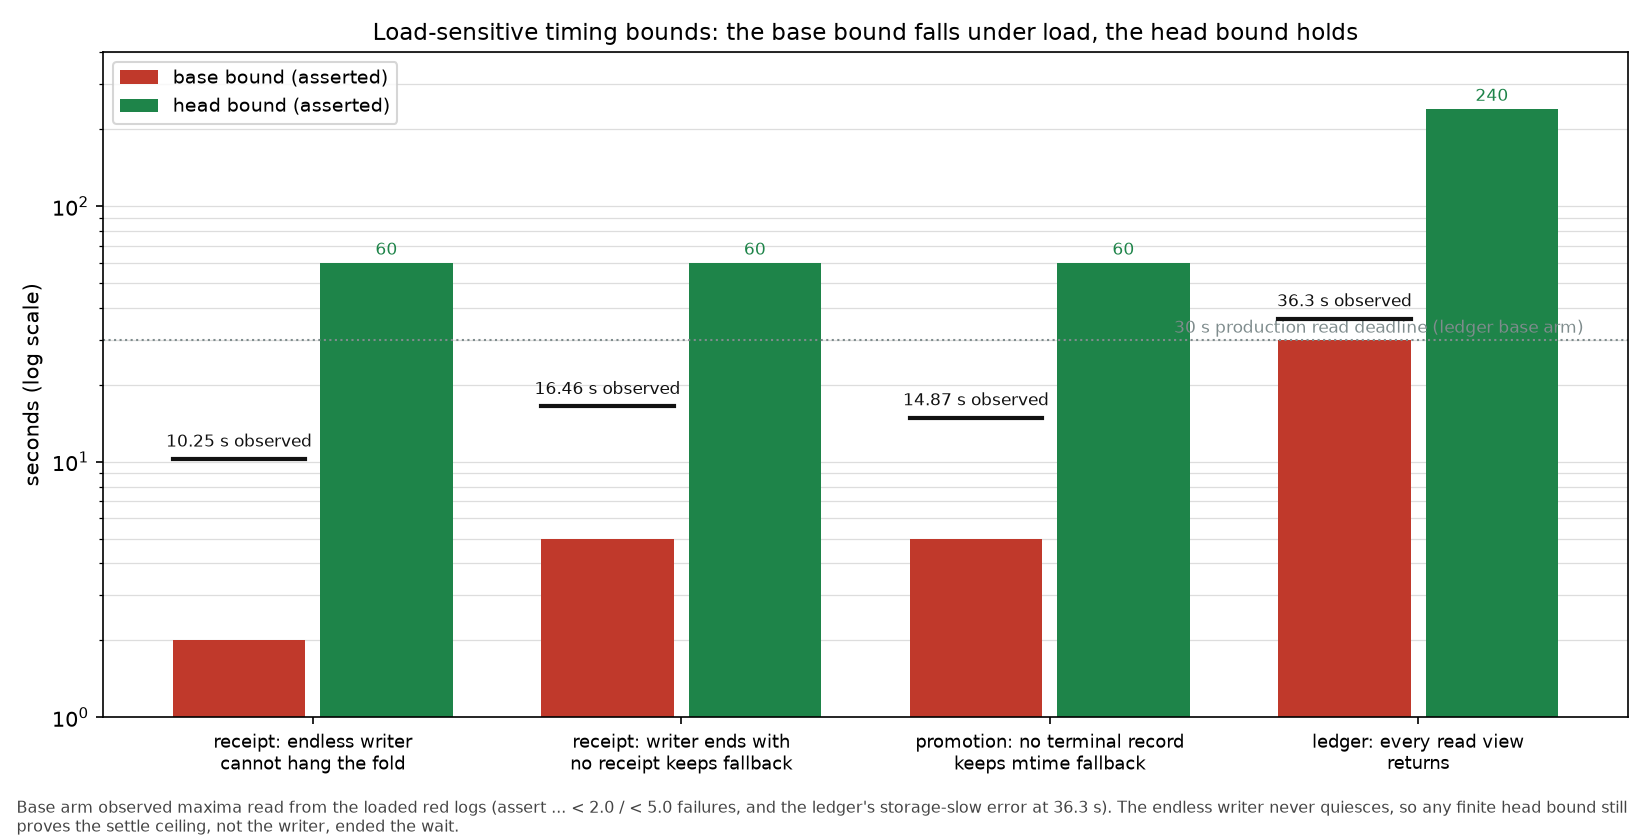

This figure's Python source:
"""Bounds behind the four load-sensitive tests, base arm against head arm.

The base arm is the revision's own test file under load; the head arm is the
same file with the bound placed on the property rather than on wall clock. The
y axis is logarithmic, so a bound a hundred times looser reads as one step.
"""

from __future__ import annotations

from pathlib import Path

import matplotlib

matplotlib.use("Agg")
import matplotlib.pyplot as plt

# (test, knob, base bound seconds, observed max under load, head bound seconds)
ROWS = [
    ("receipt: endless writer\ncannot hang the fold", "elapsed <", 2.0, 10.25, 60.0),
    (
        "receipt: writer ends with\nno receipt keeps fallback",
        "elapsed <",
        5.0,
        16.46,
        60.0,
    ),
    (
        "promotion: no terminal record\nkeeps mtime fallback",
        "elapsed <",
        5.0,
        14.87,
        60.0,
    ),
    ("ledger: every read view\nreturns", "read deadline", 30.0, 36.3, 240.0),
]

labels = [row[0] for row in ROWS]
base = [row[2] for row in ROWS]
observed = [row[3] for row in ROWS]
head = [row[4] for row in ROWS]

positions = range(len(ROWS))
width = 0.36

fig, ax = plt.subplots(figsize=(11.0, 5.6), dpi=150)
left = [p - width / 2 - 0.02 for p in positions]
right = [p + width / 2 + 0.02 for p in positions]

base_bars = ax.bar(left, base, width, color="#c0392b", label="base bound (asserted)")
head_bars = ax.bar(right, head, width, color="#1e8449", label="head bound (asserted)")

for x, _value, obs in zip(left, base, observed, strict=True):
    ax.plot(
        [x - width / 2, x + width / 2],
        [obs, obs],
        color="#111111",
        linewidth=2.0,
        zorder=5,
    )
    ax.annotate(
        f"{obs:g} s observed",
        (x, obs),
        textcoords="offset points",
        xytext=(0, 6),
        ha="center",
        fontsize=8.0,
        color="#111111",
    )

for x, value in zip(right, head, strict=True):
    ax.annotate(
        f"{value:g}",
        (x, value),
        textcoords="offset points",
        xytext=(0, 4),
        ha="center",
        fontsize=8.0,
        color="#1e8449",
    )

ax.axhline(30.0, color="#7f8c8d", linewidth=1.0, linestyle=":")
ax.annotate(
    "30 s production read deadline (ledger base arm)",
    (3.45, 32.0),
    ha="right",
    fontsize=8.0,
    color="#7f8c8d",
)

ax.set_yscale("log")
ax.set_ylim(1.0, 400.0)
ax.set_xticks(list(positions))
ax.set_xticklabels(labels, fontsize=8.5)
ax.set_ylabel("seconds (log scale)")
ax.set_title(
    "Load-sensitive timing bounds: the base bound falls under load, the head bound holds",
    fontsize=11.0,
)
ax.legend(loc="upper left", fontsize=9.0)
ax.grid(axis="y", which="both", color="#dddddd", linewidth=0.6)
ax.set_axisbelow(True)

footnote = (
    "Base arm observed maxima read from the loaded red logs "
    "(assert ... < 2.0 / < 5.0 failures, and the ledger's storage-slow error at 36.3 s). "
    "The endless writer never quiesces, so any finite head bound still proves the settle "
    "ceiling, not the writer, ended the wait."
)
fig.text(0.01, 0.01, footnote, fontsize=7.5, color="#444444", wrap=True)

figure_path = Path(__file__).with_suffix(".png")
fig.tight_layout(rect=(0, 0.05, 1, 1))
fig.savefig(figure_path)
print(figure_path)
